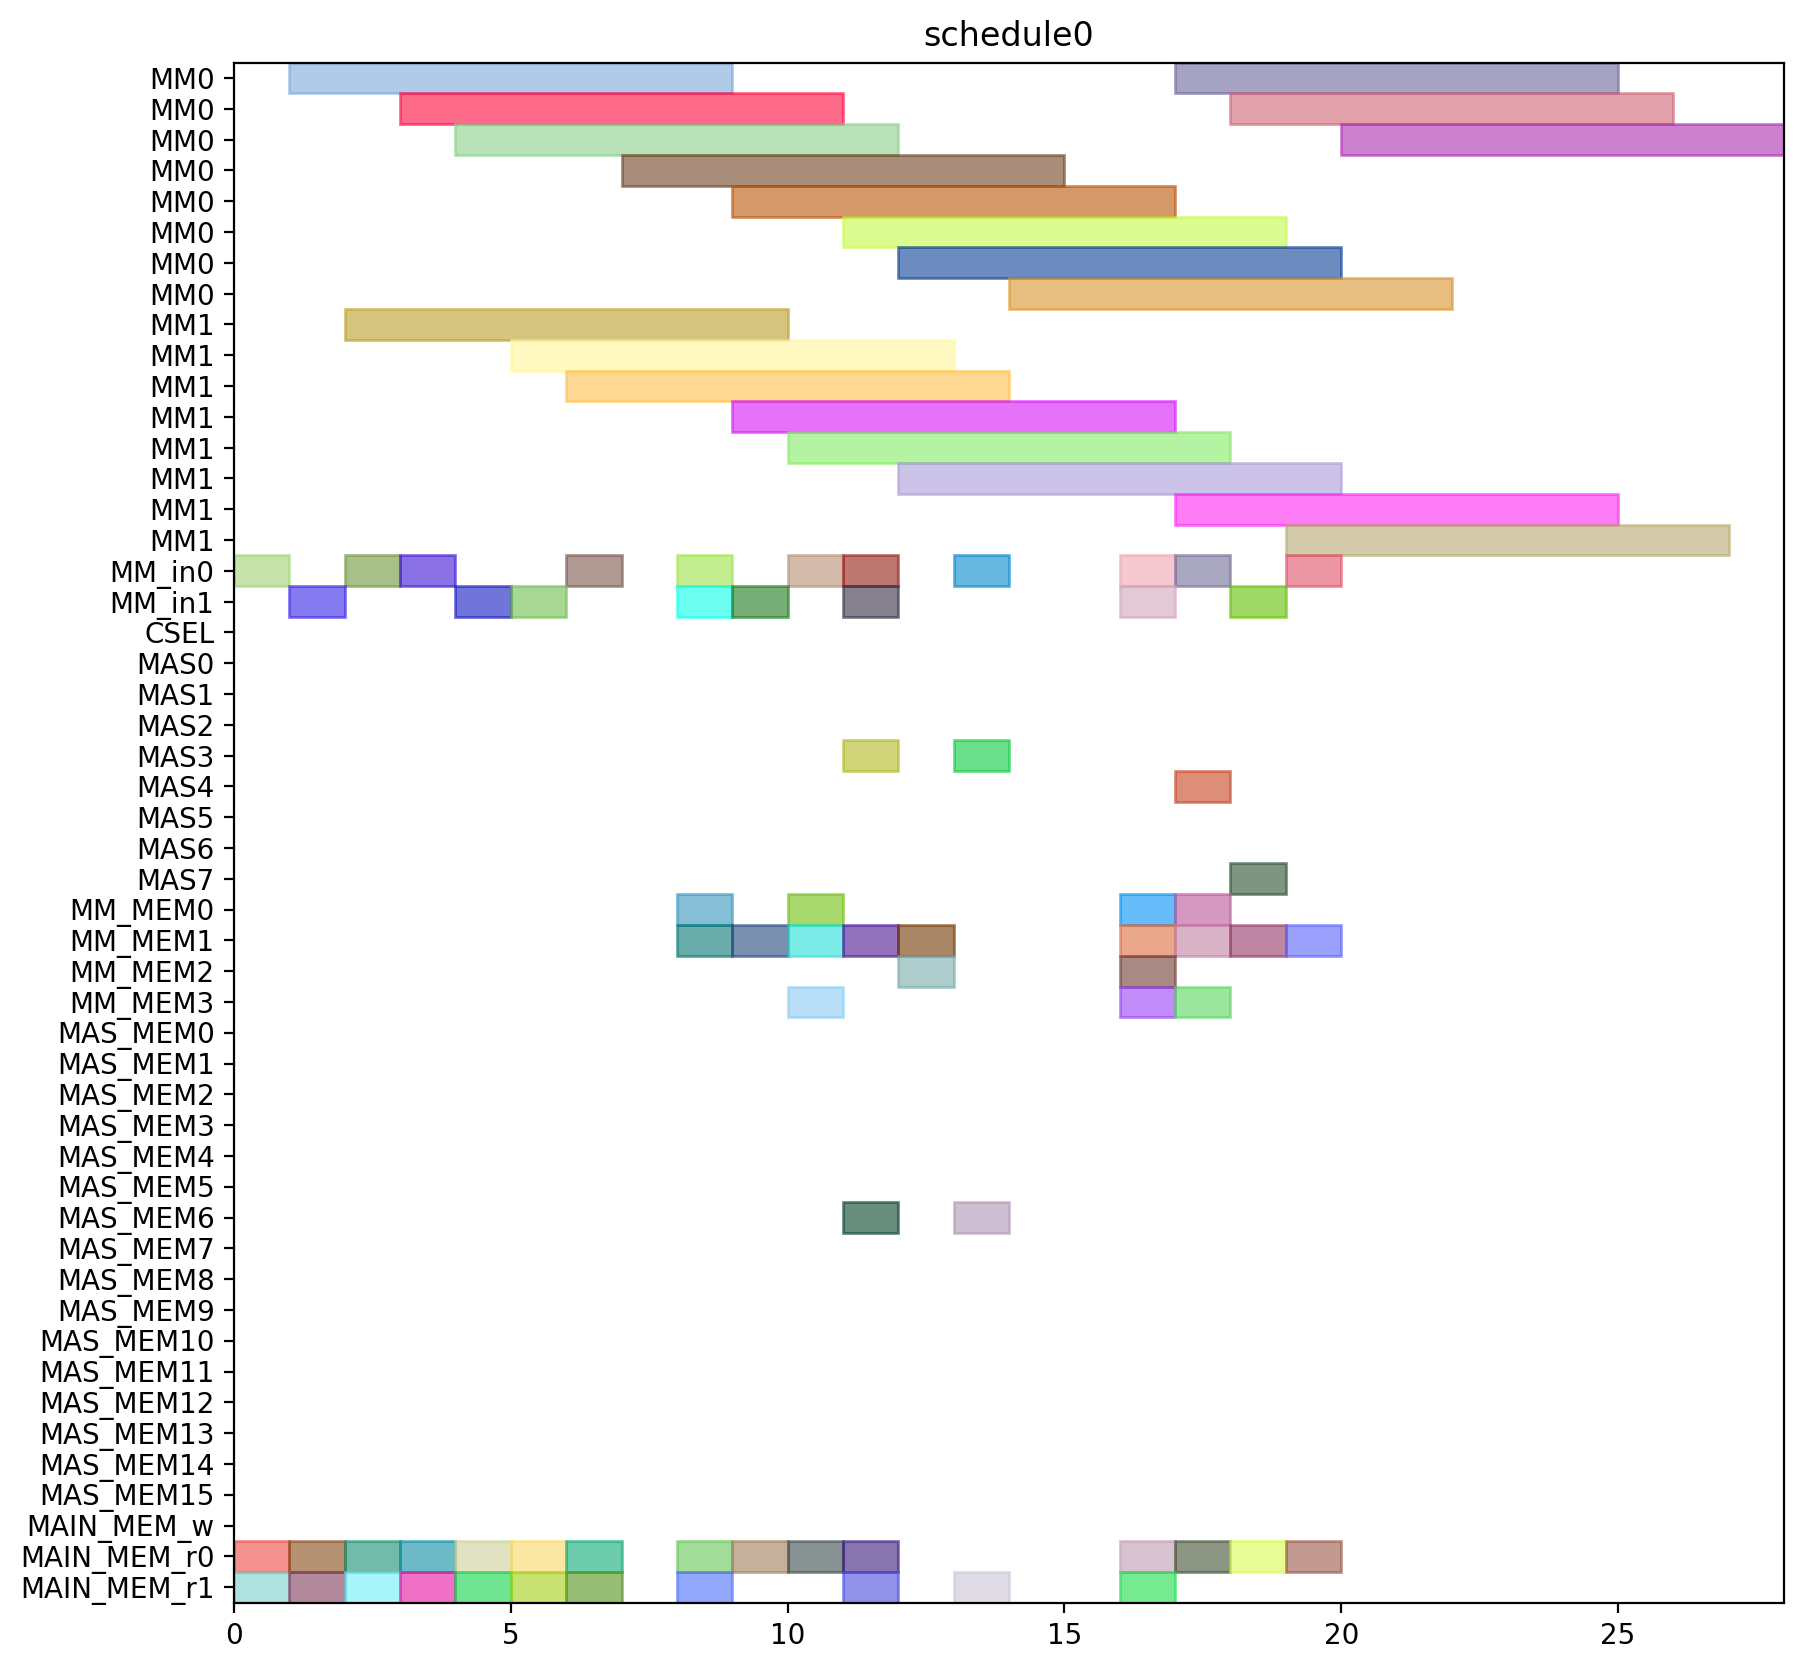

Write Python code to recreate this figure.
from pyschedule import Scenario, solvers, plotters, alt


def solve():
	horizon = 120
	S = Scenario("schedule0", horizon=horizon)

	# resource
	MM = S.Resources('MM', num=2, size=8)
	MM_in = S.Resources('MM_in', num=2)
	CSEL = S.Resource('CSEL')
	MAS = S.Resources('MAS', num=8, size=1, periods=range(1, horizon))
	MM_MEM = S.Resources('MM_MEM', num=4)
	MAS_MEM = S.Resources('MAS_MEM', num=16)
	MAIN_MEM_w = S.Resource('MAIN_MEM_w', size=1)
	MAIN_MEM_r = S.Resources('MAIN_MEM_r', num=2)

	# result of previous scheduling

	# new tasks
	Z_exp2 = S.Task('Z_exp2', length=8, delay_cost=1)
	Z_exp2 += alt(MM)
	Z_exp2_in = S.Task('Z_exp2_in', length=1, delay_cost=1)
	Z_exp2_in += alt(MM_in)
	S += Z_exp2_in*MM_in[0]<=Z_exp2*MM[0]
	S += Z_exp2_in*MM_in[1]<=Z_exp2*MM[1]
	Z_exp2_mem0 = S.Task('Z_exp2_mem0', length=1, delay_cost=1)
	Z_exp2_mem0 += MAIN_MEM_r[0]
	S += Z_exp2_mem0 <= Z_exp2

	Z_exp2_mem1 = S.Task('Z_exp2_mem1', length=1, delay_cost=1)
	Z_exp2_mem1 += MAIN_MEM_r[1]
	S += Z_exp2_mem1 <= Z_exp2

	NX0 = S.Task('NX0', length=8, delay_cost=1)
	NX0 += alt(MM)
	NX0_in = S.Task('NX0_in', length=1, delay_cost=1)
	NX0_in += alt(MM_in)
	S += NX0_in*MM_in[0]<=NX0*MM[0]
	S += NX0_in*MM_in[1]<=NX0*MM[1]
	NX0_mem0 = S.Task('NX0_mem0', length=1, delay_cost=1)
	NX0_mem0 += MAIN_MEM_r[0]
	S += NX0_mem0 <= NX0

	NX0_mem1 = S.Task('NX0_mem1', length=1, delay_cost=1)
	NX0_mem1 += MAIN_MEM_r[1]
	S += NX0_mem1 <= NX0

	k0_10_Z1 = S.Task('k0_10_Z1', length=8, delay_cost=1)
	k0_10_Z1 += alt(MM)
	k0_10_Z1_in = S.Task('k0_10_Z1_in', length=1, delay_cost=1)
	k0_10_Z1_in += alt(MM_in)
	S += k0_10_Z1_in*MM_in[0]<=k0_10_Z1*MM[0]
	S += k0_10_Z1_in*MM_in[1]<=k0_10_Z1*MM[1]
	k0_10_Z1_mem0 = S.Task('k0_10_Z1_mem0', length=1, delay_cost=1)
	k0_10_Z1_mem0 += MAIN_MEM_r[0]
	S += k0_10_Z1_mem0 <= k0_10_Z1

	k0_10_Z1_mem1 = S.Task('k0_10_Z1_mem1', length=1, delay_cost=1)
	k0_10_Z1_mem1 += MAIN_MEM_r[1]
	S += k0_10_Z1_mem1 <= k0_10_Z1

	DX0 = S.Task('DX0', length=8, delay_cost=1)
	DX0 += alt(MM)
	DX0_in = S.Task('DX0_in', length=1, delay_cost=1)
	DX0_in += alt(MM_in)
	S += DX0_in*MM_in[0]<=DX0*MM[0]
	S += DX0_in*MM_in[1]<=DX0*MM[1]
	DX0_mem0 = S.Task('DX0_mem0', length=1, delay_cost=1)
	DX0_mem0 += MAIN_MEM_r[0]
	S += DX0_mem0 <= DX0

	DX0_mem1 = S.Task('DX0_mem1', length=1, delay_cost=1)
	DX0_mem1 += MAIN_MEM_r[1]
	S += DX0_mem1 <= DX0

	NY0 = S.Task('NY0', length=8, delay_cost=1)
	NY0 += alt(MM)
	NY0_in = S.Task('NY0_in', length=1, delay_cost=1)
	NY0_in += alt(MM_in)
	S += NY0_in*MM_in[0]<=NY0*MM[0]
	S += NY0_in*MM_in[1]<=NY0*MM[1]
	NY0_mem0 = S.Task('NY0_mem0', length=1, delay_cost=1)
	NY0_mem0 += MAIN_MEM_r[0]
	S += NY0_mem0 <= NY0

	NY0_mem1 = S.Task('NY0_mem1', length=1, delay_cost=1)
	NY0_mem1 += MAIN_MEM_r[1]
	S += NY0_mem1 <= NY0

	k2_14_Z1 = S.Task('k2_14_Z1', length=8, delay_cost=1)
	k2_14_Z1 += alt(MM)
	k2_14_Z1_in = S.Task('k2_14_Z1_in', length=1, delay_cost=1)
	k2_14_Z1_in += alt(MM_in)
	S += k2_14_Z1_in*MM_in[0]<=k2_14_Z1*MM[0]
	S += k2_14_Z1_in*MM_in[1]<=k2_14_Z1*MM[1]
	k2_14_Z1_mem0 = S.Task('k2_14_Z1_mem0', length=1, delay_cost=1)
	k2_14_Z1_mem0 += MAIN_MEM_r[0]
	S += k2_14_Z1_mem0 <= k2_14_Z1

	k2_14_Z1_mem1 = S.Task('k2_14_Z1_mem1', length=1, delay_cost=1)
	k2_14_Z1_mem1 += MAIN_MEM_r[1]
	S += k2_14_Z1_mem1 <= k2_14_Z1

	DY0 = S.Task('DY0', length=8, delay_cost=1)
	DY0 += alt(MM)
	DY0_in = S.Task('DY0_in', length=1, delay_cost=1)
	DY0_in += alt(MM_in)
	S += DY0_in*MM_in[0]<=DY0*MM[0]
	S += DY0_in*MM_in[1]<=DY0*MM[1]
	DY0_mem0 = S.Task('DY0_mem0', length=1, delay_cost=1)
	DY0_mem0 += MAIN_MEM_r[0]
	S += DY0_mem0 <= DY0

	DY0_mem1 = S.Task('DY0_mem1', length=1, delay_cost=1)
	DY0_mem1 += MAIN_MEM_r[1]
	S += DY0_mem1 <= DY0

	Z_exp3 = S.Task('Z_exp3', length=8, delay_cost=1)
	Z_exp3 += alt(MM)
	Z_exp3_in = S.Task('Z_exp3_in', length=1, delay_cost=1)
	Z_exp3_in += alt(MM_in)
	S += Z_exp3_in*MM_in[0]<=Z_exp3*MM[0]
	S += Z_exp3_in*MM_in[1]<=Z_exp3*MM[1]
	Z_exp3_mem0 = S.Task('Z_exp3_mem0', length=1, delay_cost=1)
	Z_exp3_mem0 += alt(MM_MEM)
	S += (Z_exp2*MM[0])-1 < Z_exp3_mem0*MM_MEM[0]
	S += (Z_exp2*MM[1])-1 < Z_exp3_mem0*MM_MEM[2]
	S += Z_exp3_mem0 <= Z_exp3

	Z_exp3_mem1 = S.Task('Z_exp3_mem1', length=1, delay_cost=1)
	Z_exp3_mem1 += MAIN_MEM_r[1]
	S += Z_exp3_mem1 <= Z_exp3

	NX1_ = S.Task('NX1_', length=1, delay_cost=1)
	NX1_ += alt(MAS)
	NX1__mem0 = S.Task('NX1__mem0', length=1, delay_cost=1)
	NX1__mem0 += alt(MM_MEM)
	S += (NX0*MM[0])-1 < NX1__mem0*MM_MEM[0]
	S += (NX0*MM[1])-1 < NX1__mem0*MM_MEM[2]
	S += NX1__mem0 <= NX1_

	NX1__mem1 = S.Task('NX1__mem1', length=1, delay_cost=1)
	NX1__mem1 += alt(MM_MEM)
	S += (k0_10_Z1*MM[0])-1 < NX1__mem1*MM_MEM[1]
	S += (k0_10_Z1*MM[1])-1 < NX1__mem1*MM_MEM[3]
	S += NX1__mem1 <= NX1_

	k0_9_Z2 = S.Task('k0_9_Z2', length=8, delay_cost=1)
	k0_9_Z2 += alt(MM)
	k0_9_Z2_in = S.Task('k0_9_Z2_in', length=1, delay_cost=1)
	k0_9_Z2_in += alt(MM_in)
	S += k0_9_Z2_in*MM_in[0]<=k0_9_Z2*MM[0]
	S += k0_9_Z2_in*MM_in[1]<=k0_9_Z2*MM[1]
	k0_9_Z2_mem0 = S.Task('k0_9_Z2_mem0', length=1, delay_cost=1)
	k0_9_Z2_mem0 += MAIN_MEM_r[0]
	S += k0_9_Z2_mem0 <= k0_9_Z2

	k0_9_Z2_mem1 = S.Task('k0_9_Z2_mem1', length=1, delay_cost=1)
	k0_9_Z2_mem1 += alt(MM_MEM)
	S += (Z_exp2*MM[0])-1 < k0_9_Z2_mem1*MM_MEM[1]
	S += (Z_exp2*MM[1])-1 < k0_9_Z2_mem1*MM_MEM[3]
	S += k0_9_Z2_mem1 <= k0_9_Z2

	k1_9_Z2 = S.Task('k1_9_Z2', length=8, delay_cost=1)
	k1_9_Z2 += alt(MM)
	k1_9_Z2_in = S.Task('k1_9_Z2_in', length=1, delay_cost=1)
	k1_9_Z2_in += alt(MM_in)
	S += k1_9_Z2_in*MM_in[0]<=k1_9_Z2*MM[0]
	S += k1_9_Z2_in*MM_in[1]<=k1_9_Z2*MM[1]
	k1_9_Z2_mem0 = S.Task('k1_9_Z2_mem0', length=1, delay_cost=1)
	k1_9_Z2_mem0 += MAIN_MEM_r[0]
	S += k1_9_Z2_mem0 <= k1_9_Z2

	k1_9_Z2_mem1 = S.Task('k1_9_Z2_mem1', length=1, delay_cost=1)
	k1_9_Z2_mem1 += alt(MM_MEM)
	S += (Z_exp2*MM[0])-1 < k1_9_Z2_mem1*MM_MEM[1]
	S += (Z_exp2*MM[1])-1 < k1_9_Z2_mem1*MM_MEM[3]
	S += k1_9_Z2_mem1 <= k1_9_Z2

	NY1_ = S.Task('NY1_', length=1, delay_cost=1)
	NY1_ += alt(MAS)
	NY1__mem0 = S.Task('NY1__mem0', length=1, delay_cost=1)
	NY1__mem0 += alt(MM_MEM)
	S += (NY0*MM[0])-1 < NY1__mem0*MM_MEM[0]
	S += (NY0*MM[1])-1 < NY1__mem0*MM_MEM[2]
	S += NY1__mem0 <= NY1_

	NY1__mem1 = S.Task('NY1__mem1', length=1, delay_cost=1)
	NY1__mem1 += alt(MM_MEM)
	S += (k2_14_Z1*MM[0])-1 < NY1__mem1*MM_MEM[1]
	S += (k2_14_Z1*MM[1])-1 < NY1__mem1*MM_MEM[3]
	S += NY1__mem1 <= NY1_

	k2_13_Z2 = S.Task('k2_13_Z2', length=8, delay_cost=1)
	k2_13_Z2 += alt(MM)
	k2_13_Z2_in = S.Task('k2_13_Z2_in', length=1, delay_cost=1)
	k2_13_Z2_in += alt(MM_in)
	S += k2_13_Z2_in*MM_in[0]<=k2_13_Z2*MM[0]
	S += k2_13_Z2_in*MM_in[1]<=k2_13_Z2*MM[1]
	k2_13_Z2_mem0 = S.Task('k2_13_Z2_mem0', length=1, delay_cost=1)
	k2_13_Z2_mem0 += MAIN_MEM_r[0]
	S += k2_13_Z2_mem0 <= k2_13_Z2

	k2_13_Z2_mem1 = S.Task('k2_13_Z2_mem1', length=1, delay_cost=1)
	k2_13_Z2_mem1 += alt(MM_MEM)
	S += (Z_exp2*MM[0])-1 < k2_13_Z2_mem1*MM_MEM[1]
	S += (Z_exp2*MM[1])-1 < k2_13_Z2_mem1*MM_MEM[3]
	S += k2_13_Z2_mem1 <= k2_13_Z2

	k3_14_Z2 = S.Task('k3_14_Z2', length=8, delay_cost=1)
	k3_14_Z2 += alt(MM)
	k3_14_Z2_in = S.Task('k3_14_Z2_in', length=1, delay_cost=1)
	k3_14_Z2_in += alt(MM_in)
	S += k3_14_Z2_in*MM_in[0]<=k3_14_Z2*MM[0]
	S += k3_14_Z2_in*MM_in[1]<=k3_14_Z2*MM[1]
	k3_14_Z2_mem0 = S.Task('k3_14_Z2_mem0', length=1, delay_cost=1)
	k3_14_Z2_mem0 += MAIN_MEM_r[0]
	S += k3_14_Z2_mem0 <= k3_14_Z2

	k3_14_Z2_mem1 = S.Task('k3_14_Z2_mem1', length=1, delay_cost=1)
	k3_14_Z2_mem1 += alt(MM_MEM)
	S += (Z_exp2*MM[0])-1 < k3_14_Z2_mem1*MM_MEM[1]
	S += (Z_exp2*MM[1])-1 < k3_14_Z2_mem1*MM_MEM[3]
	S += k3_14_Z2_mem1 <= k3_14_Z2

	Z_exp4 = S.Task('Z_exp4', length=8, delay_cost=1)
	Z_exp4 += alt(MM)
	Z_exp4_in = S.Task('Z_exp4_in', length=1, delay_cost=1)
	Z_exp4_in += alt(MM_in)
	S += Z_exp4_in*MM_in[0]<=Z_exp4*MM[0]
	S += Z_exp4_in*MM_in[1]<=Z_exp4*MM[1]
	Z_exp4_mem0 = S.Task('Z_exp4_mem0', length=1, delay_cost=1)
	Z_exp4_mem0 += alt(MM_MEM)
	S += (Z_exp3*MM[0])-1 < Z_exp4_mem0*MM_MEM[0]
	S += (Z_exp3*MM[1])-1 < Z_exp4_mem0*MM_MEM[2]
	S += Z_exp4_mem0 <= Z_exp4

	Z_exp4_mem1 = S.Task('Z_exp4_mem1', length=1, delay_cost=1)
	Z_exp4_mem1 += MAIN_MEM_r[1]
	S += Z_exp4_mem1 <= Z_exp4

	NX1 = S.Task('NX1', length=8, delay_cost=1)
	NX1 += alt(MM)
	NX1_in = S.Task('NX1_in', length=1, delay_cost=1)
	NX1_in += alt(MM_in)
	S += NX1_in*MM_in[0]<=NX1*MM[0]
	S += NX1_in*MM_in[1]<=NX1*MM[1]
	NX1_mem0 = S.Task('NX1_mem0', length=1, delay_cost=1)
	NX1_mem0 += alt(MAS_MEM)
	S += (NX1_*MAS[0])-1 < NX1_mem0*MAS_MEM[0]
	S += (NX1_*MAS[1])-1 < NX1_mem0*MAS_MEM[2]
	S += (NX1_*MAS[2])-1 < NX1_mem0*MAS_MEM[4]
	S += (NX1_*MAS[3])-1 < NX1_mem0*MAS_MEM[6]
	S += (NX1_*MAS[4])-1 < NX1_mem0*MAS_MEM[8]
	S += (NX1_*MAS[5])-1 < NX1_mem0*MAS_MEM[10]
	S += (NX1_*MAS[6])-1 < NX1_mem0*MAS_MEM[12]
	S += (NX1_*MAS[7])-1 < NX1_mem0*MAS_MEM[14]
	S += NX1_mem0 <= NX1

	NX1_mem1 = S.Task('NX1_mem1', length=1, delay_cost=1)
	NX1_mem1 += MAIN_MEM_r[1]
	S += NX1_mem1 <= NX1

	k0_8_Z3 = S.Task('k0_8_Z3', length=8, delay_cost=1)
	k0_8_Z3 += alt(MM)
	k0_8_Z3_in = S.Task('k0_8_Z3_in', length=1, delay_cost=1)
	k0_8_Z3_in += alt(MM_in)
	S += k0_8_Z3_in*MM_in[0]<=k0_8_Z3*MM[0]
	S += k0_8_Z3_in*MM_in[1]<=k0_8_Z3*MM[1]
	k0_8_Z3_mem0 = S.Task('k0_8_Z3_mem0', length=1, delay_cost=1)
	k0_8_Z3_mem0 += MAIN_MEM_r[0]
	S += k0_8_Z3_mem0 <= k0_8_Z3

	k0_8_Z3_mem1 = S.Task('k0_8_Z3_mem1', length=1, delay_cost=1)
	k0_8_Z3_mem1 += alt(MM_MEM)
	S += (Z_exp3*MM[0])-1 < k0_8_Z3_mem1*MM_MEM[1]
	S += (Z_exp3*MM[1])-1 < k0_8_Z3_mem1*MM_MEM[3]
	S += k0_8_Z3_mem1 <= k0_8_Z3

	DX1_ = S.Task('DX1_', length=1, delay_cost=1)
	DX1_ += alt(MAS)
	DX1__mem0 = S.Task('DX1__mem0', length=1, delay_cost=1)
	DX1__mem0 += alt(MM_MEM)
	S += (DX0*MM[0])-1 < DX1__mem0*MM_MEM[0]
	S += (DX0*MM[1])-1 < DX1__mem0*MM_MEM[2]
	S += DX1__mem0 <= DX1_

	DX1__mem1 = S.Task('DX1__mem1', length=1, delay_cost=1)
	DX1__mem1 += alt(MM_MEM)
	S += (k1_9_Z2*MM[0])-1 < DX1__mem1*MM_MEM[1]
	S += (k1_9_Z2*MM[1])-1 < DX1__mem1*MM_MEM[3]
	S += DX1__mem1 <= DX1_

	k1_8_Z3 = S.Task('k1_8_Z3', length=8, delay_cost=1)
	k1_8_Z3 += alt(MM)
	k1_8_Z3_in = S.Task('k1_8_Z3_in', length=1, delay_cost=1)
	k1_8_Z3_in += alt(MM_in)
	S += k1_8_Z3_in*MM_in[0]<=k1_8_Z3*MM[0]
	S += k1_8_Z3_in*MM_in[1]<=k1_8_Z3*MM[1]
	k1_8_Z3_mem0 = S.Task('k1_8_Z3_mem0', length=1, delay_cost=1)
	k1_8_Z3_mem0 += MAIN_MEM_r[0]
	S += k1_8_Z3_mem0 <= k1_8_Z3

	k1_8_Z3_mem1 = S.Task('k1_8_Z3_mem1', length=1, delay_cost=1)
	k1_8_Z3_mem1 += alt(MM_MEM)
	S += (Z_exp3*MM[0])-1 < k1_8_Z3_mem1*MM_MEM[1]
	S += (Z_exp3*MM[1])-1 < k1_8_Z3_mem1*MM_MEM[3]
	S += k1_8_Z3_mem1 <= k1_8_Z3

	NY1 = S.Task('NY1', length=8, delay_cost=1)
	NY1 += alt(MM)
	NY1_in = S.Task('NY1_in', length=1, delay_cost=1)
	NY1_in += alt(MM_in)
	S += NY1_in*MM_in[0]<=NY1*MM[0]
	S += NY1_in*MM_in[1]<=NY1*MM[1]
	NY1_mem0 = S.Task('NY1_mem0', length=1, delay_cost=1)
	NY1_mem0 += alt(MAS_MEM)
	S += (NY1_*MAS[0])-1 < NY1_mem0*MAS_MEM[0]
	S += (NY1_*MAS[1])-1 < NY1_mem0*MAS_MEM[2]
	S += (NY1_*MAS[2])-1 < NY1_mem0*MAS_MEM[4]
	S += (NY1_*MAS[3])-1 < NY1_mem0*MAS_MEM[6]
	S += (NY1_*MAS[4])-1 < NY1_mem0*MAS_MEM[8]
	S += (NY1_*MAS[5])-1 < NY1_mem0*MAS_MEM[10]
	S += (NY1_*MAS[6])-1 < NY1_mem0*MAS_MEM[12]
	S += (NY1_*MAS[7])-1 < NY1_mem0*MAS_MEM[14]
	S += NY1_mem0 <= NY1

	NY1_mem1 = S.Task('NY1_mem1', length=1, delay_cost=1)
	NY1_mem1 += MAIN_MEM_r[1]
	S += NY1_mem1 <= NY1

	k2_12_Z3 = S.Task('k2_12_Z3', length=8, delay_cost=1)
	k2_12_Z3 += alt(MM)
	k2_12_Z3_in = S.Task('k2_12_Z3_in', length=1, delay_cost=1)
	k2_12_Z3_in += alt(MM_in)
	S += k2_12_Z3_in*MM_in[0]<=k2_12_Z3*MM[0]
	S += k2_12_Z3_in*MM_in[1]<=k2_12_Z3*MM[1]
	k2_12_Z3_mem0 = S.Task('k2_12_Z3_mem0', length=1, delay_cost=1)
	k2_12_Z3_mem0 += MAIN_MEM_r[0]
	S += k2_12_Z3_mem0 <= k2_12_Z3

	k2_12_Z3_mem1 = S.Task('k2_12_Z3_mem1', length=1, delay_cost=1)
	k2_12_Z3_mem1 += alt(MM_MEM)
	S += (Z_exp3*MM[0])-1 < k2_12_Z3_mem1*MM_MEM[1]
	S += (Z_exp3*MM[1])-1 < k2_12_Z3_mem1*MM_MEM[3]
	S += k2_12_Z3_mem1 <= k2_12_Z3

	DY1_ = S.Task('DY1_', length=1, delay_cost=1)
	DY1_ += alt(MAS)
	DY1__mem0 = S.Task('DY1__mem0', length=1, delay_cost=1)
	DY1__mem0 += alt(MM_MEM)
	S += (DY0*MM[0])-1 < DY1__mem0*MM_MEM[0]
	S += (DY0*MM[1])-1 < DY1__mem0*MM_MEM[2]
	S += DY1__mem0 <= DY1_

	DY1__mem1 = S.Task('DY1__mem1', length=1, delay_cost=1)
	DY1__mem1 += alt(MM_MEM)
	S += (k3_14_Z2*MM[0])-1 < DY1__mem1*MM_MEM[1]
	S += (k3_14_Z2*MM[1])-1 < DY1__mem1*MM_MEM[3]
	S += DY1__mem1 <= DY1_

	k3_13_Z3 = S.Task('k3_13_Z3', length=8, delay_cost=1)
	k3_13_Z3 += alt(MM)
	k3_13_Z3_in = S.Task('k3_13_Z3_in', length=1, delay_cost=1)
	k3_13_Z3_in += alt(MM_in)
	S += k3_13_Z3_in*MM_in[0]<=k3_13_Z3*MM[0]
	S += k3_13_Z3_in*MM_in[1]<=k3_13_Z3*MM[1]
	k3_13_Z3_mem0 = S.Task('k3_13_Z3_mem0', length=1, delay_cost=1)
	k3_13_Z3_mem0 += MAIN_MEM_r[0]
	S += k3_13_Z3_mem0 <= k3_13_Z3

	k3_13_Z3_mem1 = S.Task('k3_13_Z3_mem1', length=1, delay_cost=1)
	k3_13_Z3_mem1 += alt(MM_MEM)
	S += (Z_exp3*MM[0])-1 < k3_13_Z3_mem1*MM_MEM[1]
	S += (Z_exp3*MM[1])-1 < k3_13_Z3_mem1*MM_MEM[3]
	S += k3_13_Z3_mem1 <= k3_13_Z3

	solvers.mip.solve(S,msg=1,kind='CPLEX',ratio_gap=1.01)

	solution = [['hoge']*len(S.solution()[1]) for i in range(len(S.solution()))]
	for i in range(len(S.solution())):
		for j in range(len(S.solution()[i])):
			solution[i][j]=str(S.solution()[i][j])
	print(solution)

	cycles = int(solution[-1][3])

	pic_file_name = "/home/mfukuda/ABE/multiRAM_multiMAS_16mux/scheduling_result/stage8MM2_stage1MAS8/ISOGENY/schedule0.png"
	if(S.solution() != []):
		plotters.matplotlib.plot(S,img_filename=pic_file_name, show_task_labels=False, fig_size=(cycles*0.25+3, 10))

	return solution
